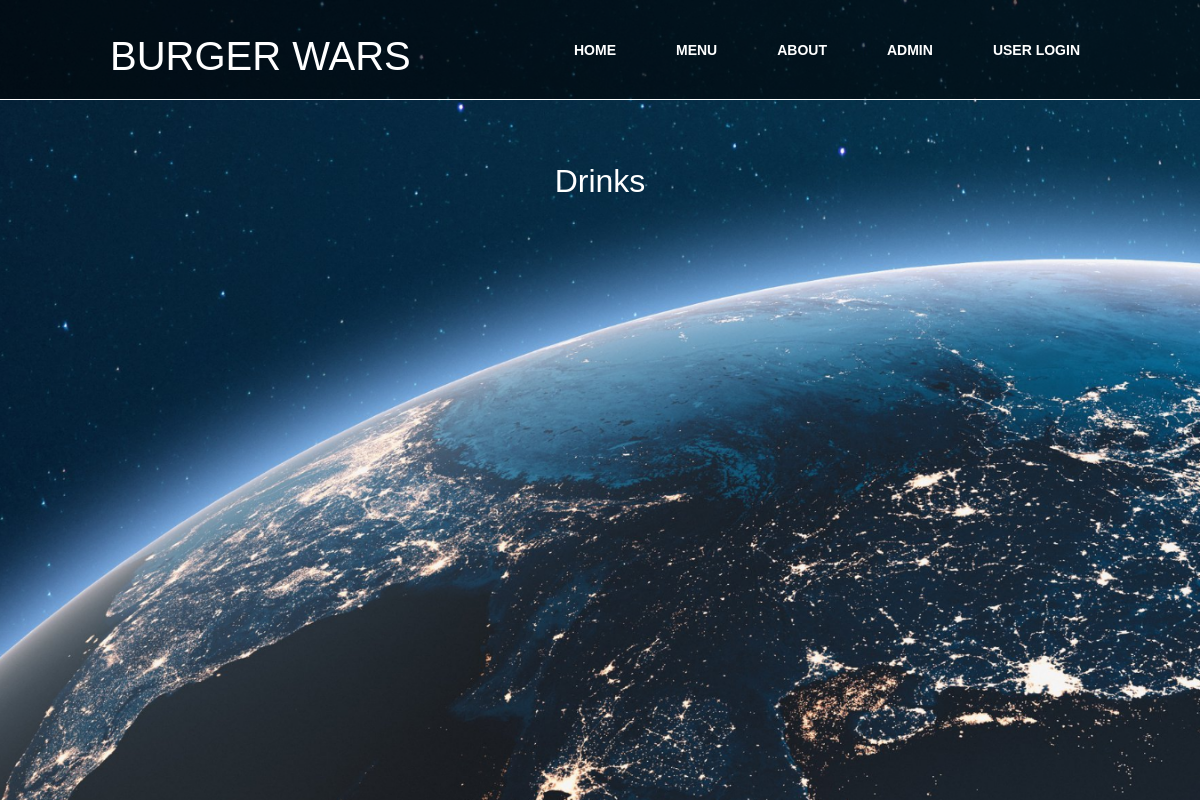
The page /drinkitems on the database as committed earlier.
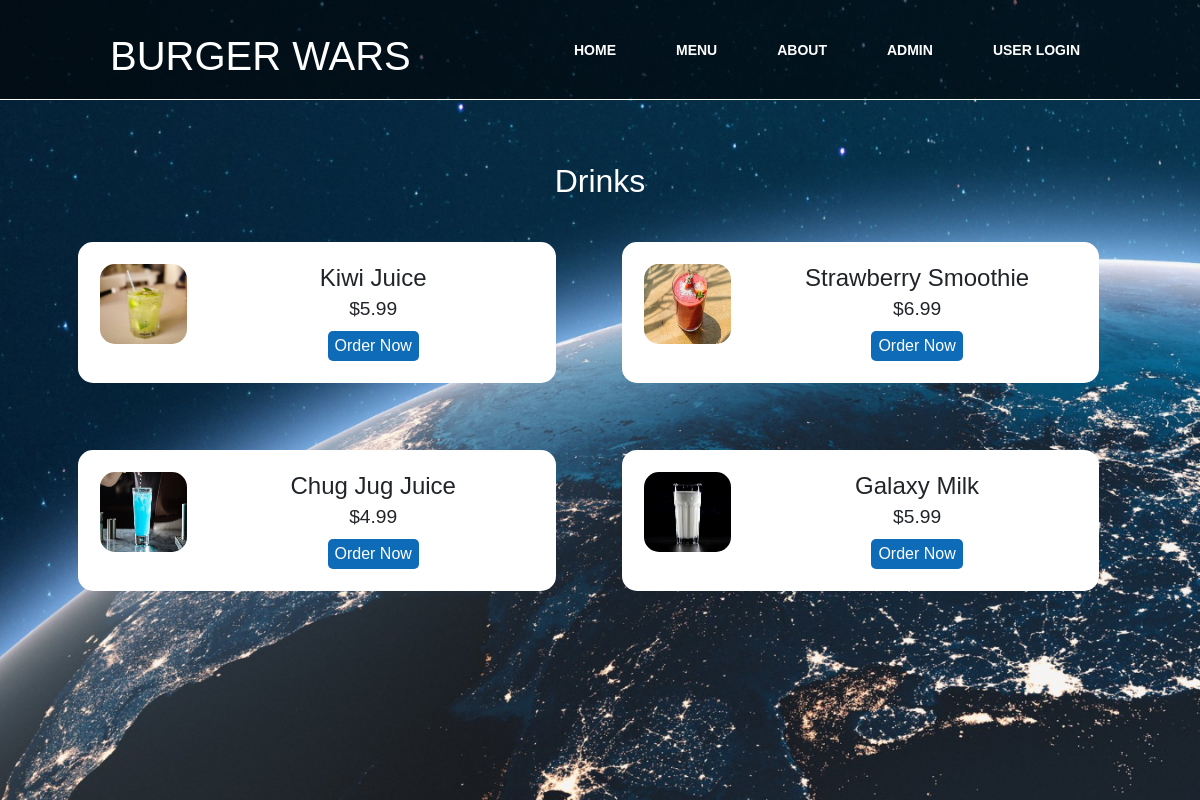
The same page on the database as committed later.
### burgerwars/models.py (models this page shows, shortened)
class Product(models.Model):
    product_name = models.CharField(max_length=50)
    product_price = models.DecimalField(max_digits=10, decimal_places=2)
    product_description = models.TextField()
    product_image = models.ImageField(max_length=200)
    product_type = models.CharField(max_length=6)

### burgerwars/views.py (the view)
# urls.py: path('drinkitems', views.drinkitems, name='drinkitems'),
def drinkitems(request):
    product = Product.objects.filter()
    return render(request, 'burgerwars/drinkitems.html', {'products': product})

### burgerwars/templates/burgerwars/drinkitems.html (shortened to what this page needs)
<!DOCTYPE html>
<html lang="en">
<head>
  <link rel="stylesheet" href="https://cdn.jsdelivr.net/npm/bootstrap@4.5.3/dist/css/bootstrap.min.css">
  <link rel="stylesheet" href="../../static/css/style2.css">
  <link rel="stylesheet" href="{% static "css/style1.css" %}" type="text/css">
</head>
<body>
<nav class="about">
    <div class="logoa"><h1>Burger Wars </h1></div>
    <ul>
        <li><a href="{% url 'burgerwars:home' %}">Home</a></li>
        <li><a href="{% url 'burgerwars:bwmenucat' %}">Menu</a></li>
        <li><a href="{% url 'burgerwars:about' %}">About</a></li>
        <li><a href="/admin">Admin</a></li>
        <li><a href="#">User Login</a></li>
    </ul>
</nav>
<section>
  <div class="container" style="padding-top: 150px;"></div>
  <div class="container">
    <h2 class="text-center, text-white">Drinks</h2>
    <tbody>
        {% for product in products %}
            <tr>
            {% if product.product_type == 'drink' %}
                <div class="food-menu-box">
                    <div class="food-menu-img">
                        <img src="{% static "images/" %}{{ product.product_image }}" alt="image" class="img-responsive img-curve"width="100px" height="80px">
                    </div>
                    <div class="food-menu-desc">
                        <h4 class="product-name">{{ product.product_name }}</h4>
                        <p class="food-price">${{ product.product_price }}</p>
                        <a href="{% url 'burgerwars:itemdetails' pk=product.pk %}" class="btn btn-primary order-btn">Order Now</a>
                    </div>
                </div>
            {% endif %}
            </tr>
        {% endfor %}
        </tbody>
  </div>
</section>
</body>
</html>

### burgerwars/static/css/style2.css (style rules this page uses)
body { background-color: black; }
* { margin: 0 ; padding: 0 ; font-family: Arial, Helvetica, sans-serif; box-sizing: border-box; }
.img-responsive { width: 100%; }
.img-curve { border-radius: 15px; }
.text-white { color: white; }
a { color: #ff6b81; text-decoration: none; }
.btn { padding: 1%; border: none; font-size: 1rem; border-radius: 5px; }
.btn-primary { background-color: #ff6b81; color: white; cursor: pointer; }
.food-menu-box { width: 43%; margin: 3%; padding: 2%; float: left; background-color: white; border-radius: 15px; }
.food-menu-img { width: 20%; float: left; }
.food-menu-desc { width: 70%; float: left; margin-left: 8%; }
.food-price { font-size: 1.2rem; margin: 2% 0; }

### burgerwars/static/css/style1.css (style rules this page uses)
body { margin: 0; padding: 0; font-family: Arial; line-height: 1px; }
nav { position: fixed; top:0; left:0; width:100%; height: 100px; padding: 10px 90px; box-sizing: border-box; background: rgba(0,0,0,0.6); border-bottom: 1px solid #fff; }
nav .logoa { padding: 22px 20px; height: 80px; float: left; font-size:24px; font-weight: bold; text-transform: uppercase; color:#fff; }
nav ul { list-style: none; float: right; margin: 0; padding: 0; display: flex; }
nav ul li a { line-height: 80px; color:#fff; padding: 12px 30px; text-decoration: none; font-size: 14px; font-weight: bold; text-transform: uppercase; }
section { width:100%; height: 100vh; background: url(backhomepage.png); background-size: cover; background-position: center; margin: 0 auto; padding: 1%; text-align: center; }
.order-btn { margin-top: 6px; background-color: #0d6bb8; padding: 3px 7px; transition: .3s; }
.product-name { margin: 0; }
.food-price { line-height: 20px; }
nav { -webkit-touch-callout: none; -webkit-user-select: none; -khtml-user-select: none; -moz-user-select: none; -ms-user-select: none; user-select: none; }

Rows that differ between the two databases and show on the page:
now on this page (row edited): Product: product_image (picture), product_name "Kiwi Juice", product_price "5.99"
now on this page (row edited): Product: product_image (picture), product_name "Strawberry Smoothie", product_price "6.99"
now on this page (row edited): Product: product_image (picture), product_name "Chug Jug Juice", product_price "4.99"
now on this page (row edited): Product: product_image (picture), product_name "Galaxy Milk", product_price "5.99"
